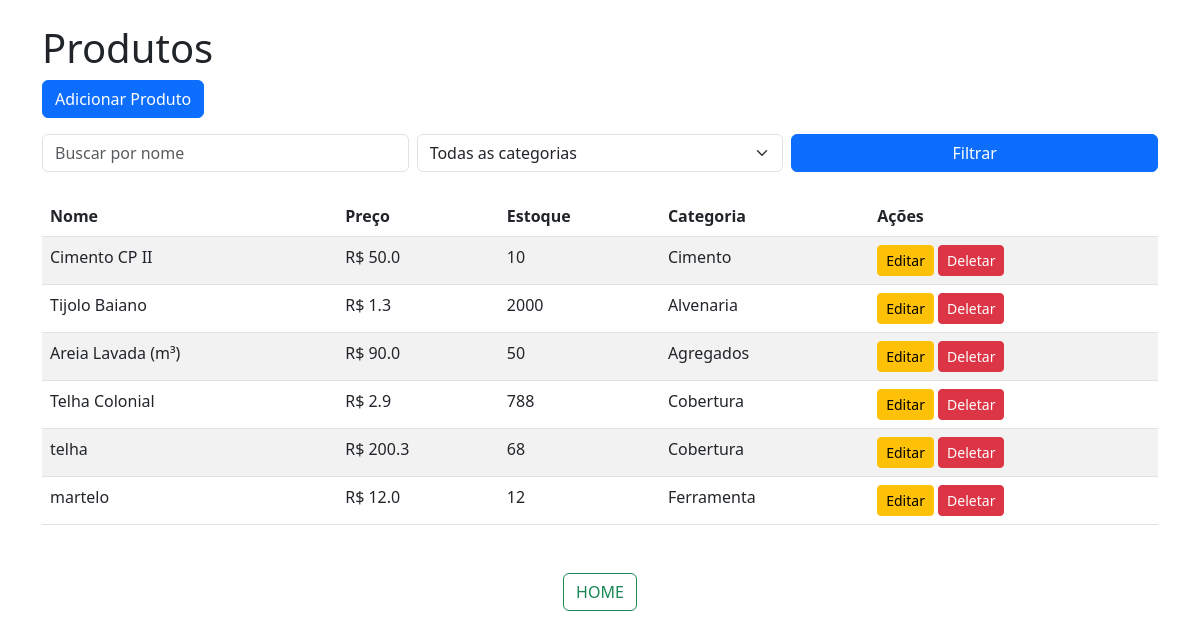
Page /produtos/ (signed in) on the committed database.
### app/models/produto.py (models this page shows)
class Produto(db.Model):
    id = db.Column(db.Integer, primary_key=True)
    nome = db.Column(db.String(100), nullable=False)
    descricao = db.Column(db.Text)
    preco = db.Column(db.Float, nullable=False)
    quantidade_estoque = db.Column(db.Integer, nullable=False)
    categoria = db.Column(db.String(50))

### app/routes/produtos.py (the view)
@produtos_bp.route('/')
@login_requerido
def listar():
    busca = request.args.get("busca", "")
    categoria = request.args.get("categoria", "")
    query = Produto.query
    if busca:
        query = query.filter(Produto.nome.ilike(f"%{busca}%"))
    if categoria:
        query = query.filter_by(categoria=categoria)
    produtos = query.all()
    categorias = [c[0] for c in db.session.query(Produto.categoria).distinct() if c[0]]
    return render_template('produtos/listar.html', produtos = produtos, categorias=categorias)

### app/templates/produtos/listar.html (shortened to what this page needs)
{% extends 'base.html' %}
{% block conteudo %}
<h1>Produtos</h1>
<a href="{{ url_for('produtos.criar') }}" class="btn btn-primary mb-3">Adicionar Produto</a>
<form method="get" class="row g-2 mb-4">
  <div class="col-md-4">
    <input type="text" name="busca" value="{{ request.args.get('busca', '') }}" class="form-control" placeholder="Buscar por nome">
  </div>
  <div class="col-md-4">
    <select name="categoria" class="form-select">
      <option value="">Todas as categorias</option>
    </select>
  </div>
  <div class="col-md-4">
    <button class="btn btn-primary w-100" type="submit">Filtrar</button>
  </div>
</form>
<table class="table table-striped">
  <thead>
    <tr>
      <th>Nome</th>
      <th>Preço</th>
      <th>Estoque</th>
      <th>Categoria</th>
      <th>Ações</th>
    </tr>
  </thead>
  <tbody>
    {% for produto in produtos %}
    <tr>
      <td>{{ produto.nome }}</td>
      <td>R$ {{ produto.preco }}</td>
      <td>{{ produto.quantidade_estoque }}</td>
      <td>{{ produto.categoria }}</td>
      <td>
        <a href="{{ url_for('produtos.editar', id=produto.id) }}" class="btn btn-sm btn-warning">Editar</a>
        <form action="{{ url_for('produtos.deletar', id=produto.id) }}" method="post" style="display:inline-block;">
          <button class="btn btn-sm btn-danger" onclick="return confirm('Deseja excluir?')">Deletar</button>
        </form>
      </td>
    </tr>
    {% endfor %}
  </tbody>
</table>
<div class="text-center mt-5">
  <a href="{{ url_for('main.home') }}" class="btn btn-outline-success">HOME</a>
</div>
{% endblock %}

### app/templates/base.html (shortened to what this page needs)
<!DOCTYPE html>
<html lang="en">
<head>
    <link rel="stylesheet" href="https://cdn.jsdelivr.net/npm/bootstrap@5.3.0/dist/css/bootstrap.min.css">
</head>
<body>
  <div class="container mt-4">
    {% block conteudo %}{% endblock %}
  </div>
</body>
</html>

### rows in the picture
Produto: nome "Cimento CP II", preco "50.0", quantidade_estoque "10", categoria "Cimento"
Produto: nome "Tijolo Baiano", preco "1.3", quantidade_estoque "2000", categoria "Alvenaria"
Produto: nome "Areia Lavada (m³)", preco "90.0", quantidade_estoque "50", categoria "Agregados"
Produto: nome "Telha Colonial", preco "2.9", quantidade_estoque "788", categoria "Cobertura"
Produto: nome "telha", preco "200.3", quantidade_estoque "68", categoria "Cobertura"
Produto: nome "martelo", preco "12.0", quantidade_estoque "12", categoria "Ferramenta"
